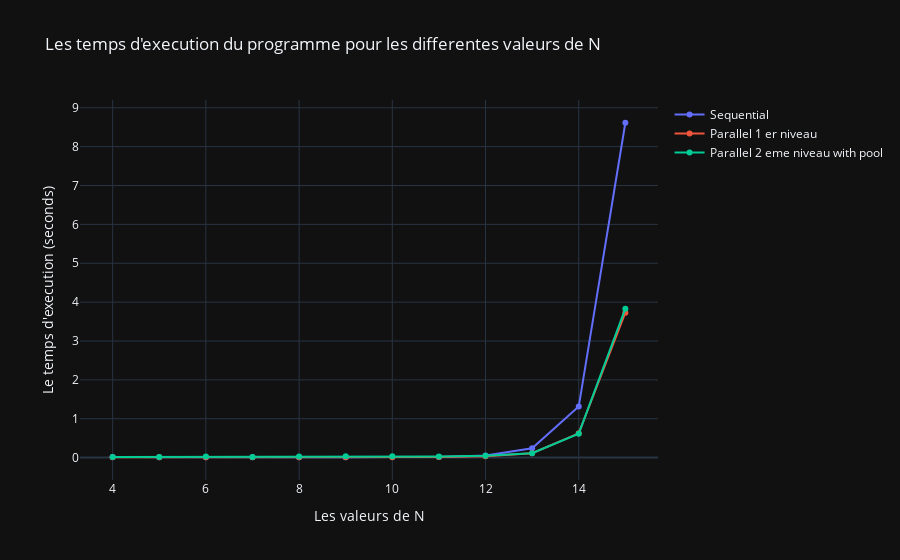

Notebook source saved alongside this figure:
### Code cell
executer()   ### 4 threads

### Figure 1 — Plotly figure (JSON) as saved in the notebook; plotly's stock layout.template omitted (floating-point values rounded to 4 significant figures)
{"data": [{"name": "Sequential", "type": "scatter", "x": [4, 5, 6, 7, 8, 9, 10, 11, 12, 13, 14, 15], "y": [0.01328, 0.009757, 0.01085, 0.009205, 0.01119, 0.01033, 0.0132, 0.01714, 0.05153, 0.2384, 1.314, 8.615]}, {"name": "Parallel 1 er niveau", "type": "scatter", "x": [4, 5, 6, 7, 8, 9, 10, 11, 12, 13, 14, 15], "y": [0.01108, 0.01103, 0.009747, 0.01034, 0.009934, 0.01156, 0.01225, 0.01516, 0.03374, 0.1112, 0.6249, 3.727]}, {"name": "Parallel 2 eme niveau with pool", "type": "scatter", "x": [4, 5, 6, 7, 8, 9, 10, 11, 12, 13, 14, 15], "y": [0.01531, 0.01523, 0.03129, 0.0149, 0.02983, 0.03224, 0.03203, 0.03031, 0.0464, 0.1118, 0.615, 3.831]}], "layout": {"title": {"text": "Les temps d'execution du programme pour les differentes valeurs de N"}, "xaxis": {"title": {"text": "Les valeurs de N"}}, "yaxis": {"title": {"text": "Le temps d'execution (seconds)"}}}}
